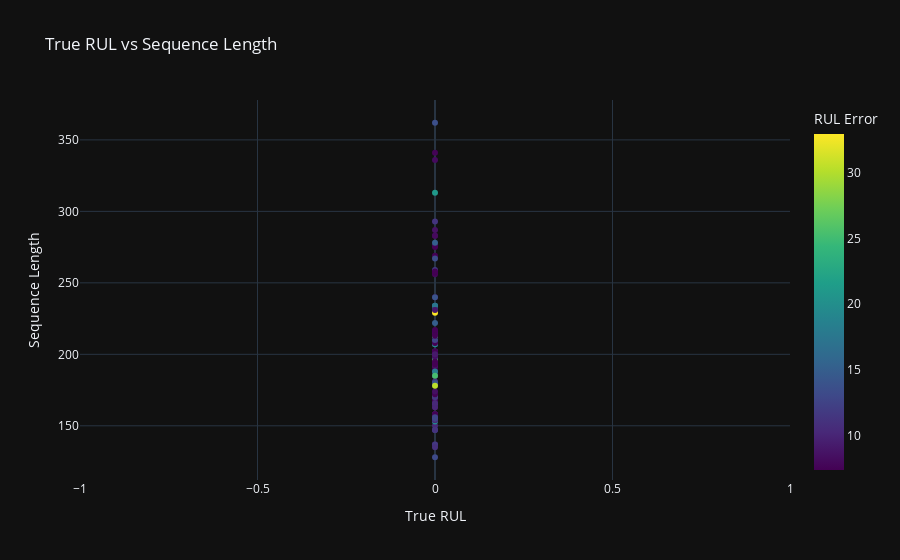
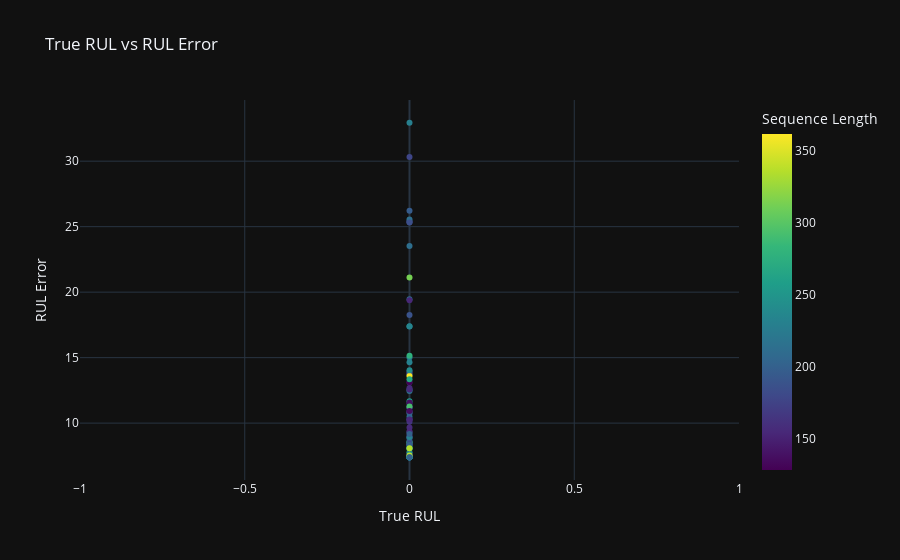
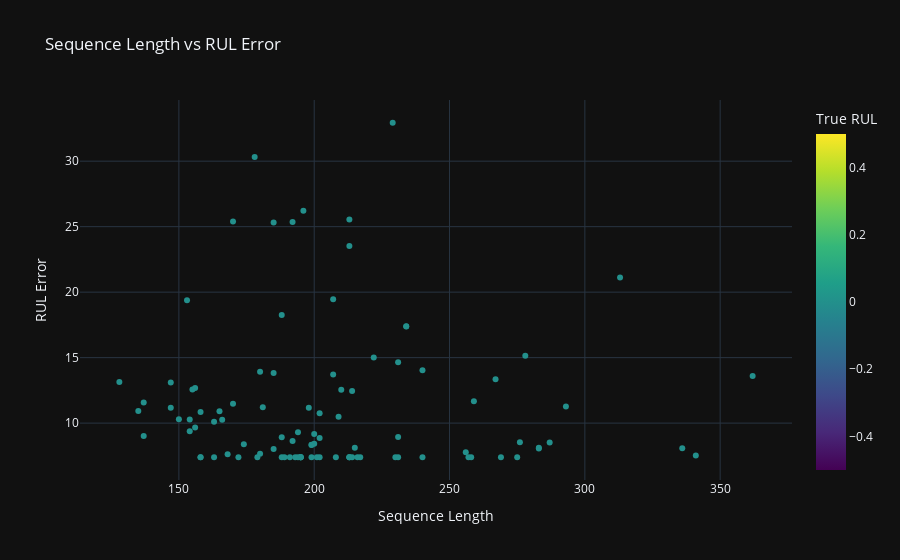

Notebook code cell kept with these figures, in order:
### Code cell
px.scatter(
    x=rul_seqlen_err[0],
    y=rul_seqlen_err[1],
    color=rul_seqlen_err[2],
    title='True RUL vs Sequence Length',
    labels={'x': 'True RUL', 'y': 'Sequence Length', 'color': 'RUL Error'},
    color_continuous_scale=px.colors.sequential.Viridis
).show()
px.scatter(
    x=rul_seqlen_err[0],
    y=rul_seqlen_err[2],
    color=rul_seqlen_err[1],
    title='True RUL vs RUL Error',
    labels={'x': 'True RUL', 'y': 'RUL Error', 'color': 'Sequence Length'},
    color_continuous_scale=px.colors.sequential.Viridis
).show()
px.scatter(
    x=rul_seqlen_err[1],
    y=rul_seqlen_err[2],
    color=rul_seqlen_err[0],
    title='Sequence Length vs RUL Error',
    labels={'x': 'Sequence Length', 'y': 'RUL Error', 'color': 'True RUL'},
    color_continuous_scale=px.colors.sequential.Viridis
).show()

### Figure 1 — Plotly figure (JSON) as saved in the notebook; plotly's stock layout.template omitted (floating-point values rounded to 4 significant figures)
{"data": [{"hovertemplate": "True RUL=%{x}<br>Sequence Length=%{y}<br>RUL Error=%{marker.color}<extra></extra>", "legendgroup": "", "marker": {"color": [25.36, 8.526, 7.394, 7.394, 7.394, 8.93, 11.67, 10.3, 7.394, 15.01, 7.394, 25.4, 7.394, 7.66, 13.71, 10.5, 8.547, 7.394, 7.394, 17.38, 7.394, 8.857, 7.615, 13.09, 7.394, 7.394, 9.666, 10.9, 10.1, 9.298, 17.4, 7.394, 8.424, 7.394, 11.2, 10.84, 11.47, 7.394, 13.13, 7.394, 7.394, 26.22, 19.46, 8.641, 7.394, 7.767, 12.46, 7.394, 8.12, 11.18, 7.394, 7.394, 7.394, 7.394, 7.394, 7.394, 9.016, 11.17, 14.65, 7.394, 13.82, 13.92, 8.388, 8.126, 19.39, 10.76, 21.11, 8.326, 13.6, 11.57, 7.394, 23.52, 25.54, 10.25, 32.93, 12.54, 9.383, 8.94, 8.356, 8.033, 14.04, 7.394, 11.26, 13.35, 18.25, 15.14, 30.33, 7.394, 7.394, 10.27, 10.93, 7.529, 12.56, 7.394, 8.066, 8.078, 7.394, 12.69, 25.31, 9.179], "coloraxis": "coloraxis", "symbol": "circle"}, "mode": "markers", "name": "", "orientation": "v", "showlegend": false, "type": "scatter", "x": [0, 0, 0, 0, 0, 0, 0, 0, 0, 0, 0, 0, 0, 0, 0, 0, 0, 0, 0, 0, 0, 0, 0, 0, 0, 0, 0, 0, 0, 0, 0, 0, 0, 0, 0, 0, 0, 0, 0, 0, 0, 0, 0, 0, 0, 0, 0, 0, 0, 0, 0, 0, 0, 0, 0, 0, 0, 0, 0, 0, 0, 0, 0, 0, 0, 0, 0, 0, 0, 0, 0, 0, 0, 0, 0, 0, 0, 0, 0, 0, 0, 0, 0, 0, 0, 0, 0, 0, 0, 0, 0, 0, 0, 0, 0, 0, 0, 0, 0, 0], "xaxis": "x", "y": [192, 287, 179, 189, 269, 188, 259, 150, 201, 222, 240, 170, 163, 180, 207, 209, 276, 195, 158, 234, 195, 202, 168, 147, 230, 199, 156, 165, 163, 194, 234, 191, 200, 195, 181, 158, 170, 194, 128, 188, 216, 196, 207, 192, 158, 256, 214, 231, 215, 198, 213, 213, 195, 257, 193, 275, 137, 147, 231, 172, 185, 180, 174, 283, 153, 202, 313, 199, 362, 137, 208, 213, 213, 166, 229, 210, 154, 231, 199, 185, 240, 214, 293, 267, 188, 278, 178, 213, 217, 154, 135, 341, 155, 258, 283, 336, 202, 156, 185, 200], "yaxis": "y"}], "layout": {"coloraxis": {"colorbar": {"title": {"text": "RUL Error"}}, "colorscale": [[0, "#440154"], [0.1111, "#482878"], [0.2222, "#3e4989"], [0.3333, "#31688e"], [0.4444, "#26828e"], [0.5556, "#1f9e89"], [0.6667, "#35b779"], [0.7778, "#6ece58"], [0.8889, "#b5de2b"], [1, "#fde725"]]}, "legend": {"tracegroupgap": 0}, "title": {"text": "True RUL vs Sequence Length"}, "xaxis": {"anchor": "y", "domain": [0, 1], "title": {"text": "True RUL"}}, "yaxis": {"anchor": "x", "domain": [0, 1], "title": {"text": "Sequence Length"}}}}

### Figure 2 — Plotly figure (JSON) as saved in the notebook; plotly's stock layout.template omitted (floating-point values rounded to 4 significant figures)
{"data": [{"hovertemplate": "True RUL=%{x}<br>RUL Error=%{y}<br>Sequence Length=%{marker.color}<extra></extra>", "legendgroup": "", "marker": {"color": [192, 287, 179, 189, 269, 188, 259, 150, 201, 222, 240, 170, 163, 180, 207, 209, 276, 195, 158, 234, 195, 202, 168, 147, 230, 199, 156, 165, 163, 194, 234, 191, 200, 195, 181, 158, 170, 194, 128, 188, 216, 196, 207, 192, 158, 256, 214, 231, 215, 198, 213, 213, 195, 257, 193, 275, 137, 147, 231, 172, 185, 180, 174, 283, 153, 202, 313, 199, 362, 137, 208, 213, 213, 166, 229, 210, 154, 231, 199, 185, 240, 214, 293, 267, 188, 278, 178, 213, 217, 154, 135, 341, 155, 258, 283, 336, 202, 156, 185, 200], "coloraxis": "coloraxis", "symbol": "circle"}, "mode": "markers", "name": "", "orientation": "v", "showlegend": false, "type": "scatter", "x": [0, 0, 0, 0, 0, 0, 0, 0, 0, 0, 0, 0, 0, 0, 0, 0, 0, 0, 0, 0, 0, 0, 0, 0, 0, 0, 0, 0, 0, 0, 0, 0, 0, 0, 0, 0, 0, 0, 0, 0, 0, 0, 0, 0, 0, 0, 0, 0, 0, 0, 0, 0, 0, 0, 0, 0, 0, 0, 0, 0, 0, 0, 0, 0, 0, 0, 0, 0, 0, 0, 0, 0, 0, 0, 0, 0, 0, 0, 0, 0, 0, 0, 0, 0, 0, 0, 0, 0, 0, 0, 0, 0, 0, 0, 0, 0, 0, 0, 0, 0], "xaxis": "x", "y": [25.36, 8.526, 7.394, 7.394, 7.394, 8.93, 11.67, 10.3, 7.394, 15.01, 7.394, 25.4, 7.394, 7.66, 13.71, 10.5, 8.547, 7.394, 7.394, 17.38, 7.394, 8.857, 7.615, 13.09, 7.394, 7.394, 9.666, 10.9, 10.1, 9.298, 17.4, 7.394, 8.424, 7.394, 11.2, 10.84, 11.47, 7.394, 13.13, 7.394, 7.394, 26.22, 19.46, 8.641, 7.394, 7.767, 12.46, 7.394, 8.12, 11.18, 7.394, 7.394, 7.394, 7.394, 7.394, 7.394, 9.016, 11.17, 14.65, 7.394, 13.82, 13.92, 8.388, 8.126, 19.39, 10.76, 21.11, 8.326, 13.6, 11.57, 7.394, 23.52, 25.54, 10.25, 32.93, 12.54, 9.383, 8.94, 8.356, 8.033, 14.04, 7.394, 11.26, 13.35, 18.25, 15.14, 30.33, 7.394, 7.394, 10.27, 10.93, 7.529, 12.56, 7.394, 8.066, 8.078, 7.394, 12.69, 25.31, 9.179], "yaxis": "y"}], "layout": {"coloraxis": {"colorbar": {"title": {"text": "Sequence Length"}}, "colorscale": [[0, "#440154"], [0.1111, "#482878"], [0.2222, "#3e4989"], [0.3333, "#31688e"], [0.4444, "#26828e"], [0.5556, "#1f9e89"], [0.6667, "#35b779"], [0.7778, "#6ece58"], [0.8889, "#b5de2b"], [1, "#fde725"]]}, "legend": {"tracegroupgap": 0}, "title": {"text": "True RUL vs RUL Error"}, "xaxis": {"anchor": "y", "domain": [0, 1], "title": {"text": "True RUL"}}, "yaxis": {"anchor": "x", "domain": [0, 1], "title": {"text": "RUL Error"}}}}

### Figure 3 — Plotly figure (JSON) as saved in the notebook; plotly's stock layout.template omitted (floating-point values rounded to 4 significant figures)
{"data": [{"hovertemplate": "Sequence Length=%{x}<br>RUL Error=%{y}<br>True RUL=%{marker.color}<extra></extra>", "legendgroup": "", "marker": {"color": [0, 0, 0, 0, 0, 0, 0, 0, 0, 0, 0, 0, 0, 0, 0, 0, 0, 0, 0, 0, 0, 0, 0, 0, 0, 0, 0, 0, 0, 0, 0, 0, 0, 0, 0, 0, 0, 0, 0, 0, 0, 0, 0, 0, 0, 0, 0, 0, 0, 0, 0, 0, 0, 0, 0, 0, 0, 0, 0, 0, 0, 0, 0, 0, 0, 0, 0, 0, 0, 0, 0, 0, 0, 0, 0, 0, 0, 0, 0, 0, 0, 0, 0, 0, 0, 0, 0, 0, 0, 0, 0, 0, 0, 0, 0, 0, 0, 0, 0, 0], "coloraxis": "coloraxis", "symbol": "circle"}, "mode": "markers", "name": "", "orientation": "v", "showlegend": false, "type": "scatter", "x": [192, 287, 179, 189, 269, 188, 259, 150, 201, 222, 240, 170, 163, 180, 207, 209, 276, 195, 158, 234, 195, 202, 168, 147, 230, 199, 156, 165, 163, 194, 234, 191, 200, 195, 181, 158, 170, 194, 128, 188, 216, 196, 207, 192, 158, 256, 214, 231, 215, 198, 213, 213, 195, 257, 193, 275, 137, 147, 231, 172, 185, 180, 174, 283, 153, 202, 313, 199, 362, 137, 208, 213, 213, 166, 229, 210, 154, 231, 199, 185, 240, 214, 293, 267, 188, 278, 178, 213, 217, 154, 135, 341, 155, 258, 283, 336, 202, 156, 185, 200], "xaxis": "x", "y": [25.36, 8.526, 7.394, 7.394, 7.394, 8.93, 11.67, 10.3, 7.394, 15.01, 7.394, 25.4, 7.394, 7.66, 13.71, 10.5, 8.547, 7.394, 7.394, 17.38, 7.394, 8.857, 7.615, 13.09, 7.394, 7.394, 9.666, 10.9, 10.1, 9.298, 17.4, 7.394, 8.424, 7.394, 11.2, 10.84, 11.47, 7.394, 13.13, 7.394, 7.394, 26.22, 19.46, 8.641, 7.394, 7.767, 12.46, 7.394, 8.12, 11.18, 7.394, 7.394, 7.394, 7.394, 7.394, 7.394, 9.016, 11.17, 14.65, 7.394, 13.82, 13.92, 8.388, 8.126, 19.39, 10.76, 21.11, 8.326, 13.6, 11.57, 7.394, 23.52, 25.54, 10.25, 32.93, 12.54, 9.383, 8.94, 8.356, 8.033, 14.04, 7.394, 11.26, 13.35, 18.25, 15.14, 30.33, 7.394, 7.394, 10.27, 10.93, 7.529, 12.56, 7.394, 8.066, 8.078, 7.394, 12.69, 25.31, 9.179], "yaxis": "y"}], "layout": {"coloraxis": {"colorbar": {"title": {"text": "True RUL"}}, "colorscale": [[0, "#440154"], [0.1111, "#482878"], [0.2222, "#3e4989"], [0.3333, "#31688e"], [0.4444, "#26828e"], [0.5556, "#1f9e89"], [0.6667, "#35b779"], [0.7778, "#6ece58"], [0.8889, "#b5de2b"], [1, "#fde725"]]}, "legend": {"tracegroupgap": 0}, "title": {"text": "Sequence Length vs RUL Error"}, "xaxis": {"anchor": "y", "domain": [0, 1], "title": {"text": "Sequence Length"}}, "yaxis": {"anchor": "x", "domain": [0, 1], "title": {"text": "RUL Error"}}}}
